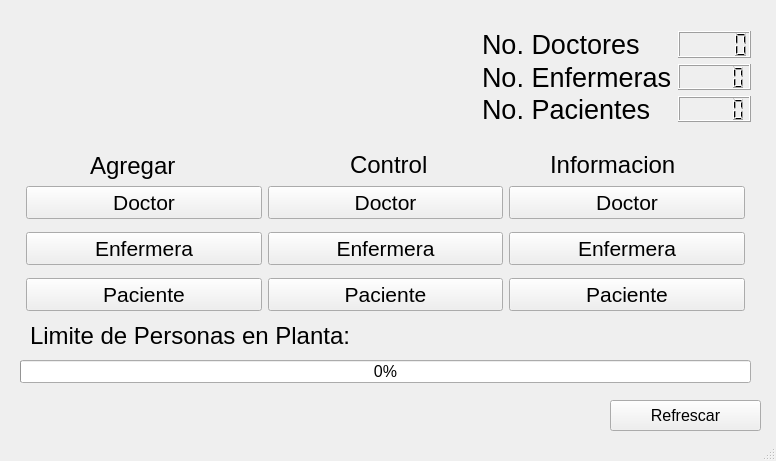
<?xml version="1.0" encoding="UTF-8"?>
<ui version="4.0">
 <class>MainWindow</class>
 <widget class="QMainWindow" name="MainWindow">
  <property name="geometry">
   <rect>
    <x>0</x>
    <y>0</y>
    <width>776</width>
    <height>461</height>
   </rect>
  </property>
  <property name="windowTitle">
   <string>Inicio</string>
  </property>
  <widget class="QWidget" name="centralWidget">
   <widget class="QLabel" name="label_6">
    <property name="geometry">
     <rect>
      <x>550</x>
      <y>150</y>
      <width>151</width>
      <height>29</height>
     </rect>
    </property>
    <property name="font">
     <font>
      <pointsize>18</pointsize>
     </font>
    </property>
    <property name="text">
     <string>Informacion</string>
    </property>
   </widget>
   <widget class="QLabel" name="label_7">
    <property name="geometry">
     <rect>
      <x>30</x>
      <y>320</y>
      <width>361</width>
      <height>31</height>
     </rect>
    </property>
    <property name="font">
     <font>
      <pointsize>18</pointsize>
     </font>
    </property>
    <property name="text">
     <string>Limite de Personas en Planta:</string>
    </property>
   </widget>
   <widget class="QProgressBar" name="Personas">
    <property name="geometry">
     <rect>
      <x>20</x>
      <y>360</y>
      <width>731</width>
      <height>23</height>
     </rect>
    </property>
    <property name="font">
     <font>
      <pointsize>12</pointsize>
     </font>
    </property>
    <property name="maximum">
     <number>100</number>
    </property>
    <property name="value">
     <number>0</number>
    </property>
   </widget>
   <widget class="QPushButton" name="RefreshButton">
    <property name="geometry">
     <rect>
      <x>610</x>
      <y>400</y>
      <width>151</width>
      <height>31</height>
     </rect>
    </property>
    <property name="font">
     <font>
      <pointsize>12</pointsize>
     </font>
    </property>
    <property name="text">
     <string>Refrescar</string>
    </property>
   </widget>
   <widget class="QWidget" name="layoutWidget">
    <property name="geometry">
     <rect>
      <x>471</x>
      <y>20</y>
      <width>291</width>
      <height>113</height>
     </rect>
    </property>
    <layout class="QGridLayout" name="gridLayout_2">
     <item row="0" column="0">
      <widget class="QLabel" name="label_3">
       <property name="font">
        <font>
         <pointsize>20</pointsize>
        </font>
       </property>
       <property name="text">
        <string>No. Doctores</string>
       </property>
      </widget>
     </item>
     <item row="0" column="1">
      <widget class="QLCDNumber" name="NoDoc">
       <property name="font">
        <font>
         <pointsize>20</pointsize>
        </font>
       </property>
      </widget>
     </item>
     <item row="1" column="0">
      <widget class="QLabel" name="label_4">
       <property name="font">
        <font>
         <pointsize>20</pointsize>
        </font>
       </property>
       <property name="text">
        <string>No. Enfermeras</string>
       </property>
      </widget>
     </item>
     <item row="1" column="1">
      <widget class="QLCDNumber" name="NoNurse">
       <property name="font">
        <font>
         <pointsize>20</pointsize>
        </font>
       </property>
      </widget>
     </item>
     <item row="2" column="0">
      <widget class="QLabel" name="label_5">
       <property name="font">
        <font>
         <pointsize>20</pointsize>
        </font>
       </property>
       <property name="text">
        <string>No. Pacientes</string>
       </property>
      </widget>
     </item>
     <item row="2" column="1">
      <widget class="QLCDNumber" name="NoPacients">
       <property name="font">
        <font>
         <pointsize>20</pointsize>
        </font>
       </property>
      </widget>
     </item>
    </layout>
   </widget>
   <widget class="QLabel" name="label">
    <property name="geometry">
     <rect>
      <x>90</x>
      <y>150</y>
      <width>101</width>
      <height>31</height>
     </rect>
    </property>
    <property name="font">
     <font>
      <pointsize>18</pointsize>
     </font>
    </property>
    <property name="text">
     <string>Agregar</string>
    </property>
   </widget>
   <widget class="QLabel" name="label_2">
    <property name="geometry">
     <rect>
      <x>350</x>
      <y>150</y>
      <width>87</width>
      <height>29</height>
     </rect>
    </property>
    <property name="font">
     <font>
      <pointsize>18</pointsize>
     </font>
    </property>
    <property name="text">
     <string>Control</string>
    </property>
   </widget>
   <widget class="QWidget" name="layoutWidget">
    <property name="geometry">
     <rect>
      <x>15</x>
      <y>168</y>
      <width>741</width>
      <height>161</height>
     </rect>
    </property>
    <layout class="QGridLayout" name="gridLayout">
     <item row="0" column="0">
      <widget class="QPushButton" name="AddDoc">
       <property name="enabled">
        <bool>true</bool>
       </property>
       <property name="font">
        <font>
         <pointsize>16</pointsize>
        </font>
       </property>
       <property name="text">
        <string>Doctor</string>
       </property>
      </widget>
     </item>
     <item row="0" column="1">
      <widget class="QPushButton" name="ControlDoc">
       <property name="enabled">
        <bool>true</bool>
       </property>
       <property name="font">
        <font>
         <pointsize>16</pointsize>
        </font>
       </property>
       <property name="text">
        <string>Doctor</string>
       </property>
      </widget>
     </item>
     <item row="0" column="2">
      <widget class="QPushButton" name="InfoDoctor">
       <property name="enabled">
        <bool>true</bool>
       </property>
       <property name="font">
        <font>
         <pointsize>16</pointsize>
        </font>
       </property>
       <property name="text">
        <string>Doctor</string>
       </property>
      </widget>
     </item>
     <item row="1" column="0">
      <widget class="QPushButton" name="AddNurse">
       <property name="enabled">
        <bool>true</bool>
       </property>
       <property name="font">
        <font>
         <pointsize>16</pointsize>
        </font>
       </property>
       <property name="text">
        <string>Enfermera</string>
       </property>
      </widget>
     </item>
     <item row="1" column="1">
      <widget class="QPushButton" name="ControlNurse">
       <property name="enabled">
        <bool>true</bool>
       </property>
       <property name="font">
        <font>
         <pointsize>16</pointsize>
        </font>
       </property>
       <property name="text">
        <string>Enfermera</string>
       </property>
      </widget>
     </item>
     <item row="1" column="2">
      <widget class="QPushButton" name="InfoNurse">
       <property name="enabled">
        <bool>true</bool>
       </property>
       <property name="font">
        <font>
         <pointsize>16</pointsize>
        </font>
       </property>
       <property name="text">
        <string>Enfermera</string>
       </property>
      </widget>
     </item>
     <item row="2" column="0">
      <widget class="QPushButton" name="AddPatient">
       <property name="enabled">
        <bool>true</bool>
       </property>
       <property name="font">
        <font>
         <pointsize>16</pointsize>
        </font>
       </property>
       <property name="text">
        <string>Paciente</string>
       </property>
      </widget>
     </item>
     <item row="2" column="1">
      <widget class="QPushButton" name="ControlPac">
       <property name="enabled">
        <bool>true</bool>
       </property>
       <property name="font">
        <font>
         <pointsize>16</pointsize>
        </font>
       </property>
       <property name="text">
        <string>Paciente</string>
       </property>
      </widget>
     </item>
     <item row="2" column="2">
      <widget class="QPushButton" name="InfoPacient">
       <property name="enabled">
        <bool>true</bool>
       </property>
       <property name="font">
        <font>
         <pointsize>16</pointsize>
        </font>
       </property>
       <property name="text">
        <string>Paciente</string>
       </property>
      </widget>
     </item>
    </layout>
   </widget>
   <widget class="QLabel" name="image">
    <property name="geometry">
     <rect>
      <x>20</x>
      <y>0</y>
      <width>411</width>
      <height>161</height>
     </rect>
    </property>
    <property name="text">
     <string/>
    </property>
    <property name="pixmap">
     <pixmap resource="Image.qrc">:/hospital.png</pixmap>
    </property>
    <property name="scaledContents">
     <bool>true</bool>
    </property>
   </widget>
   <zorder>layoutWidget</zorder>
   <zorder>layoutWidget</zorder>
   <zorder>label</zorder>
   <zorder>label_2</zorder>
   <zorder>label_6</zorder>
   <zorder>label_7</zorder>
   <zorder>Personas</zorder>
   <zorder>RefreshButton</zorder>
   <zorder>image</zorder>
  </widget>
  <widget class="QStatusBar" name="statusBar"/>
 </widget>
 <layoutdefault spacing="6" margin="11"/>
 <resources>
  <include location="Image.qrc"/>
 </resources>
 <connections/>
</ui>
